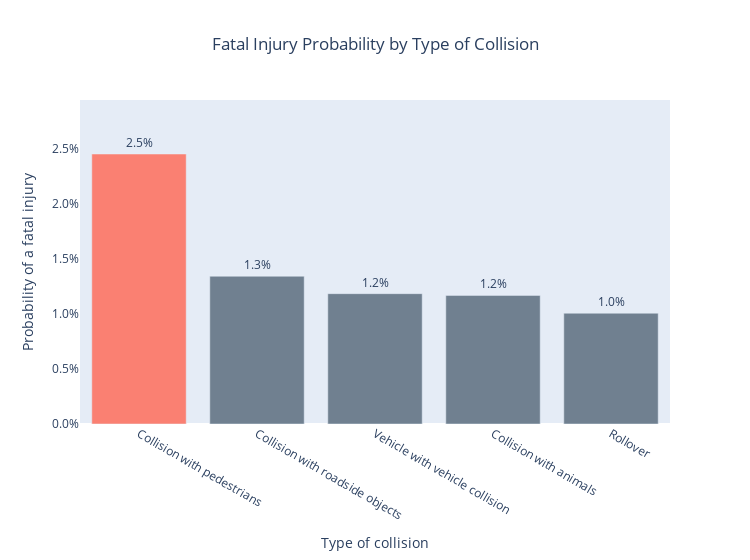

Source (notebook cell):
### Markdown cell above
---

### Code cell
val_list = []
for key, value in accidents[accidents['Accident_severity'] == 'Fatal injury']['Type_of_collision'].value_counts().items():
    val_list.append([key, value / accidents['Type_of_collision'].value_counts().loc[key]])

val_df = pd.DataFrame(val_list, columns=['Type_of_collision', 'probability']).sort_values(by='probability', ascending=False)

color_main = 'salmon'
color_second = 'slategray'
colors = [color_main if i == 0 else color_second for i in range(5)]

fig = px.bar(val_df, x='Type_of_collision', y='probability', color=colors, color_discrete_map={color_main: color_main, color_second: color_second},
             labels={'Type_of_collision': 'Type of collision', 'probability': 'Probability of a fatal injury'},
             title="Fatal Injury Probability by Type of Collision", width=750)
fig.update_layout(xaxis=dict(fixedrange=True),
                  yaxis=dict(fixedrange=True, range=[0, max(val_df['probability'])*1.2], tickformat='.1%', showgrid=False), title_x=0.5, showlegend=False)
fig.update_traces(texttemplate='%{y}', textposition='outside')

fig.show()

### Figure 1 — Plotly figure (JSON) as saved in the notebook; plotly's stock layout.template omitted (floating-point values rounded to 4 significant figures)
{"data": [{"alignmentgroup": "True", "hovertemplate": "color=salmon<br>Type of collision=%{x}<br>Probability of a fatal injury=%{y}<extra></extra>", "legendgroup": "salmon", "marker": {"color": "salmon", "pattern": {"shape": ""}}, "name": "salmon", "offsetgroup": "salmon", "orientation": "v", "showlegend": true, "textposition": "outside", "texttemplate": "%{y}", "type": "bar", "x": ["Collision with pedestrians"], "xaxis": "x", "y": [0.02455], "yaxis": "y"}, {"alignmentgroup": "True", "hovertemplate": "color=slategray<br>Type of collision=%{x}<br>Probability of a fatal injury=%{y}<extra></extra>", "legendgroup": "slategray", "marker": {"color": "slategray", "pattern": {"shape": ""}}, "name": "slategray", "offsetgroup": "slategray", "orientation": "v", "showlegend": true, "textposition": "outside", "texttemplate": "%{y}", "type": "bar", "x": ["Collision with roadside objects", "Vehicle with vehicle collision", "Collision with animals", "Rollover"], "xaxis": "x", "y": [0.01344, 0.01185, 0.0117, 0.01008], "yaxis": "y"}], "layout": {"barmode": "relative", "legend": {"title": {"text": "color"}, "tracegroupgap": 0}, "showlegend": false, "title": {"text": "Fatal Injury Probability by Type of Collision", "x": 0.5}, "width": 750, "xaxis": {"anchor": "y", "domain": [0, 1], "fixedrange": true, "title": {"text": "Type of collision"}}, "yaxis": {"anchor": "x", "domain": [0, 1], "fixedrange": true, "range": [0, 0.02946], "showgrid": false, "tickformat": ".1%", "title": {"text": "Probability of a fatal injury"}}}}
